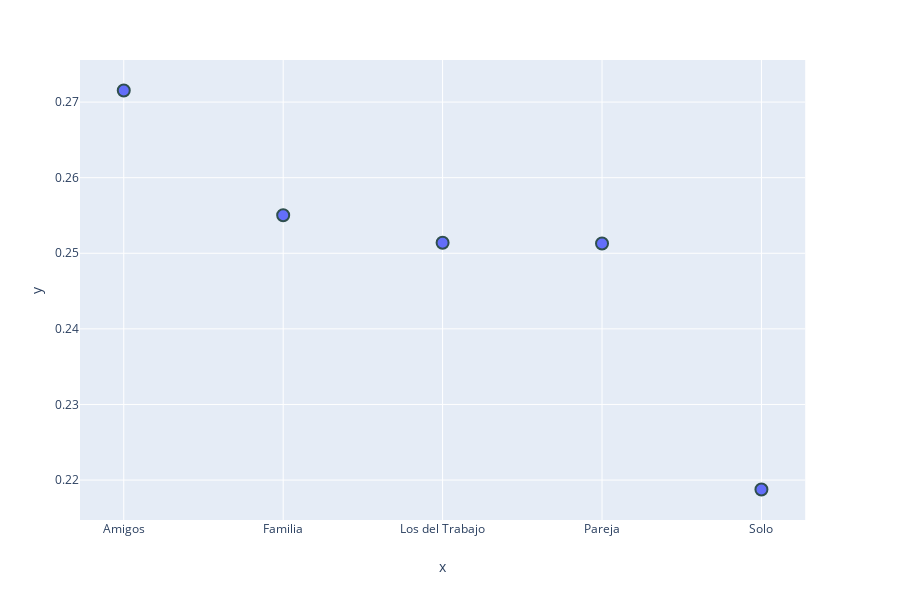

This figure's notebook cell:
### Code cell
get
get_results(5, res_alc_v_gente, lista_quien)

### Figure 1 — Plotly figure (JSON) as saved in the notebook; plotly's stock layout.template omitted (floating-point values rounded to 4 significant figures)
{"data": [{"hoverlabel": {"namelength": 0}, "hovertemplate": "x=%{x}<br>y=%{y}", "legendgroup": "", "marker": {"color": "#636efa", "line": {"color": "DarkSlateGrey", "width": 2}, "size": 12, "symbol": "circle"}, "mode": "markers", "name": "", "showlegend": false, "type": "scatter", "x": ["Amigos", "Familia", "Los del Trabajo", "Pareja", "Solo"], "xaxis": "x", "y": [0.2715, 0.255, 0.2514, 0.2513, 0.2188], "yaxis": "y"}], "layout": {"height": 600, "legend": {"tracegroupgap": 0}, "margin": {"t": 60}, "xaxis": {"anchor": "y", "domain": [0, 0.98], "title": {"text": "x"}}, "yaxis": {"anchor": "x", "domain": [0, 1], "title": {"text": "y"}}}}
